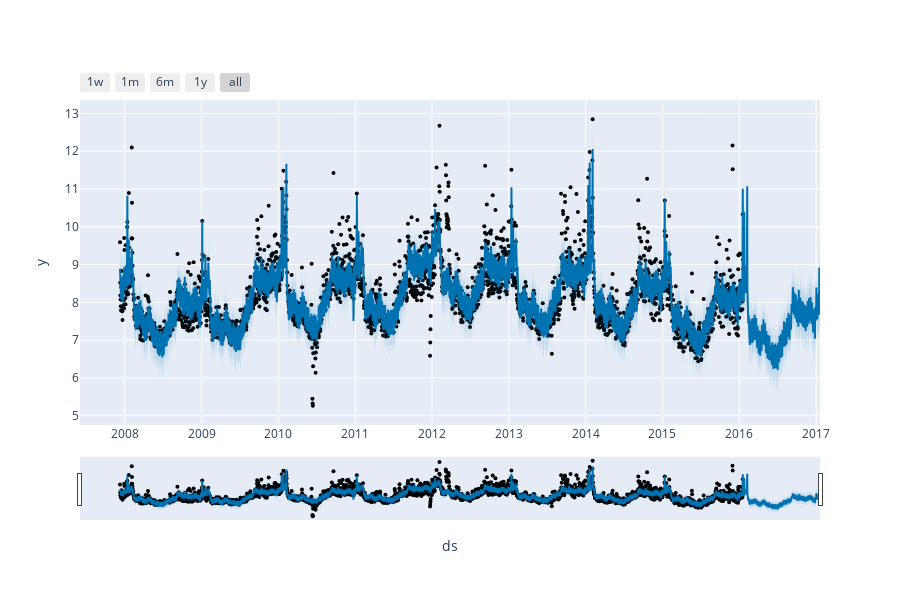

Here is the notebook cell this chart was saved with:
### Markdown cell above
### Plot using Ploty

### Code cell
from prophet.plot import plot_plotly, plot_components_plotly

plot_plotly(p, forecast_p)

### Figure 1 — Plotly figure (JSON) as saved in the notebook; plotly's stock layout.template omitted (floating-point values rounded to 4 significant figures; data arrays with more than 128 entries replaced by an {"elided": "..."} marker saying what was removed)
{"data": [{"marker": {"color": "black", "size": 4}, "mode": "markers", "name": "Actual", "type": "scatter", "x": {"elided": "2964 str values"}, "y": {"elided": "2964 float values"}}, {"hoverinfo": "skip", "line": {"width": 0}, "mode": "lines", "type": "scatter", "x": {"elided": "3329 str values"}, "y": {"elided": "3329 float values"}}, {"fill": "tonexty", "fillcolor": "rgba(0, 114, 178, 0.2)", "line": {"color": "#0072B2", "width": 2}, "mode": "lines", "name": "Predicted", "type": "scatter", "x": {"elided": "3329 str values"}, "y": {"elided": "3329 float values"}}, {"fill": "tonexty", "fillcolor": "rgba(0, 114, 178, 0.2)", "hoverinfo": "skip", "line": {"width": 0}, "mode": "lines", "type": "scatter", "x": {"elided": "3329 str values"}, "y": {"elided": "3329 float values"}}], "layout": {"height": 600, "showlegend": false, "width": 900, "xaxis": {"rangeselector": {"buttons": [{"count": 7, "label": "1w", "step": "day", "stepmode": "backward"}, {"count": 1, "label": "1m", "step": "month", "stepmode": "backward"}, {"count": 6, "label": "6m", "step": "month", "stepmode": "backward"}, {"count": 1, "label": "1y", "step": "year", "stepmode": "backward"}, {"step": "all"}]}, "rangeslider": {"visible": true}, "title": {"text": "ds"}, "type": "date"}, "yaxis": {"title": {"text": "y"}}}}
